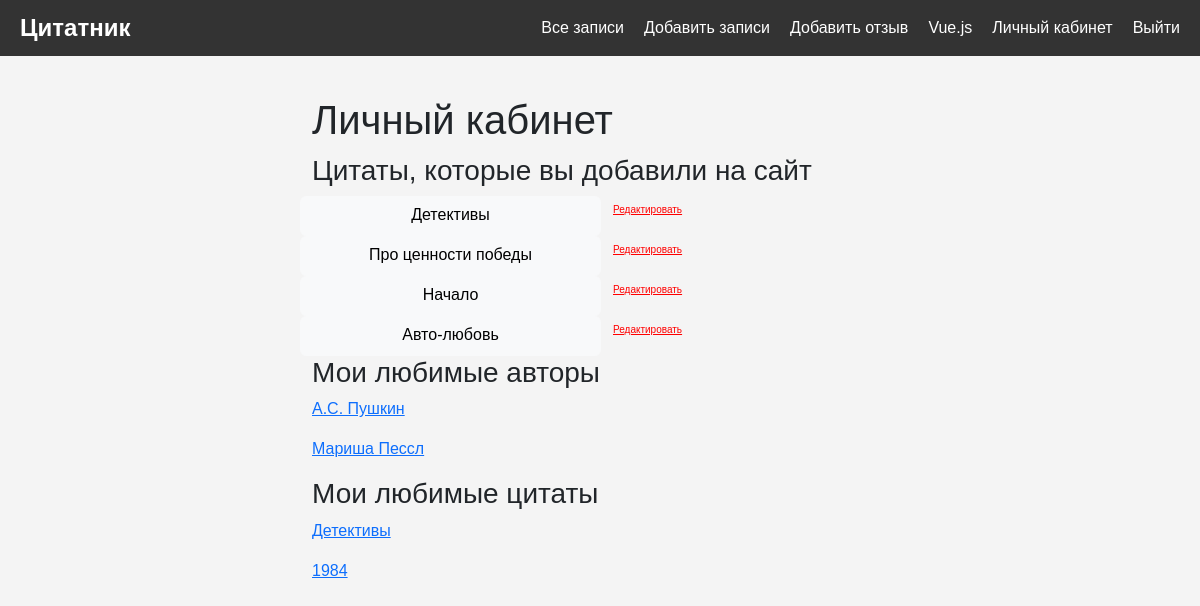
Page /users/home (signed in) on the committed database.
### core/models.py (models this page shows, shortened)
class Note(models.Model):
    class Meta:
        verbose_name = 'Заметка'
        verbose_name_plural = 'Заметки'
    title = models.CharField( max_length=255, null=False )
    text = models.TextField( null=False )
    author = models.ForeignKey(
                               Author,
                               blank=True,
                               null=True,
                               on_delete=models.SET_DEFAULT,
                               related_name='note_author',
                               default='Автор неизвестен',
                               to_field='name'
                               )
    created_date = models.DateTimeField( auto_now_add=True )
    category = models.ForeignKey(
                                 NoteCategory,
                                 blank=True,
                                 null=True,
                                 on_delete=models.SET_DEFAULT,
                                 related_name='category_notes',
                                 default='Разное'
                                 )
    profile = models.ForeignKey(Profile,
                                related_name='profile_notes',
                                on_delete=models.CASCADE)
    def __str__(self):
        return self.title

class Subscription(models.Model):
    profile = models.ForeignKey(Profile, on_delete=models.CASCADE,
                                related_name='profile_followers')
    author = models.ForeignKey(Author, on_delete=models.CASCADE,
                                related_name='profile_following')
    class Meta:
        verbose_name = 'Подписка на мудреца'
        verbose_name_plural = 'Подписки на мудреца'

class Author(models.Model):
    name = models.CharField( max_length=255, unique=True )
    class Meta:
        verbose_name = 'Автор цитат'
        verbose_name_plural = 'Авторы цитат'
    def __str__(self):
        return self.name

class NoteLike(models.Model):
    note = models.ForeignKey(Note, on_delete=models.CASCADE, related_name='note_likes')
    profile = models.ForeignKey(Profile, on_delete=models.CASCADE, related_name='profile_likes')
    created_date = models.DateTimeField(auto_now_add=True)
    class Meta:
        verbose_name = 'Лайк цитаты'
        verbose_name_plural = 'Лайки цитат'

### user/views.py (the view)
# urls.py: 2. Add a URL to urlpatterns:  path('', views.home, name='home')
@login_required
def home(request):
    profile = request.user.profile
    notes = profile.profile_notes.all()
    subscriptions = Subscription.objects.filter(profile=profile)
    noteLikes = NoteLike.objects.filter(profile=profile)
    return render(request, 'user/home.html', {'notes': notes, 'subscriptions':subscriptions,'noteLikes':noteLikes})

### templates/user/home.html
{% extends 'base.html' %}
{% block content %}
<div class="container">
    <div class="col-md-6">
        <h1>Личный кабинет</h1>
        <h3>Цитаты, которые вы добавили на сайт</h3>
        {% for note in notes %}
        <div class="row">
            <a class="col btn btn-light" href="{% url 'note_detail' note.id %}">{{ note.title }}</a>
            <p class ="col"><a style="font-family: Arial; font-size: 10px; color: red;" href="{% url 'note_edit' note.id %}">Редактировать</a></p>
        </div>
        {% endfor %}
        <h3>Мои любимые авторы</h3>
        {% for subscription in subscriptions %}
            <p><a href="{% url 'notes' %}?author={{subscription.author.id}}">{{ subscription.author }}</a></p>
        {% endfor %}
        <h3>Мои любимые цитаты</h3>
        {% for noteLike in noteLikes %}
            <p><a href="{% url 'note_detail' noteLike.note.id %}">{{ noteLike.note }}</a></p>
        {% endfor %}
    </div>
</div>
{% endblock %}

### templates/base.html (style rules this page uses)
body { font-family: Arial, sans-serif; margin: 0; padding: 0; background-color: #f4f4f4; }
.container { display: flex; margin: 20px; max-width: 1200px; margin: 20px auto; justify-content: center; }
h1, h2 { margin: 0; padding-bottom: 10px; }

### rows in the picture
Note: title "Детективы"
Note: title "Про ценности победы"
Note: title "Начало"
Note: title "Авто-любовь"
Subscription: author "А.С. Пушкин"
Subscription: author "Мариша Пессл"
NoteLike: note "Детективы"
NoteLike: note "1984"
